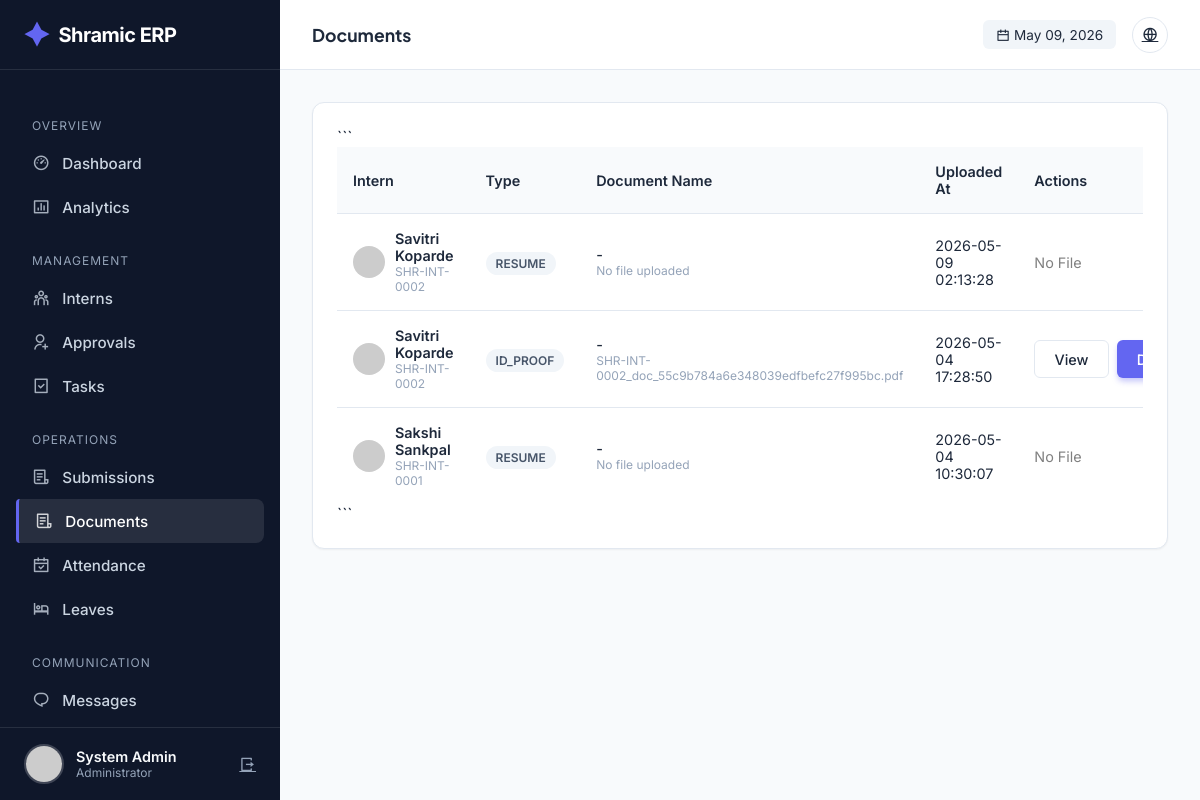
/admin/documents (signed in), run on an earlier commit of the app's database.
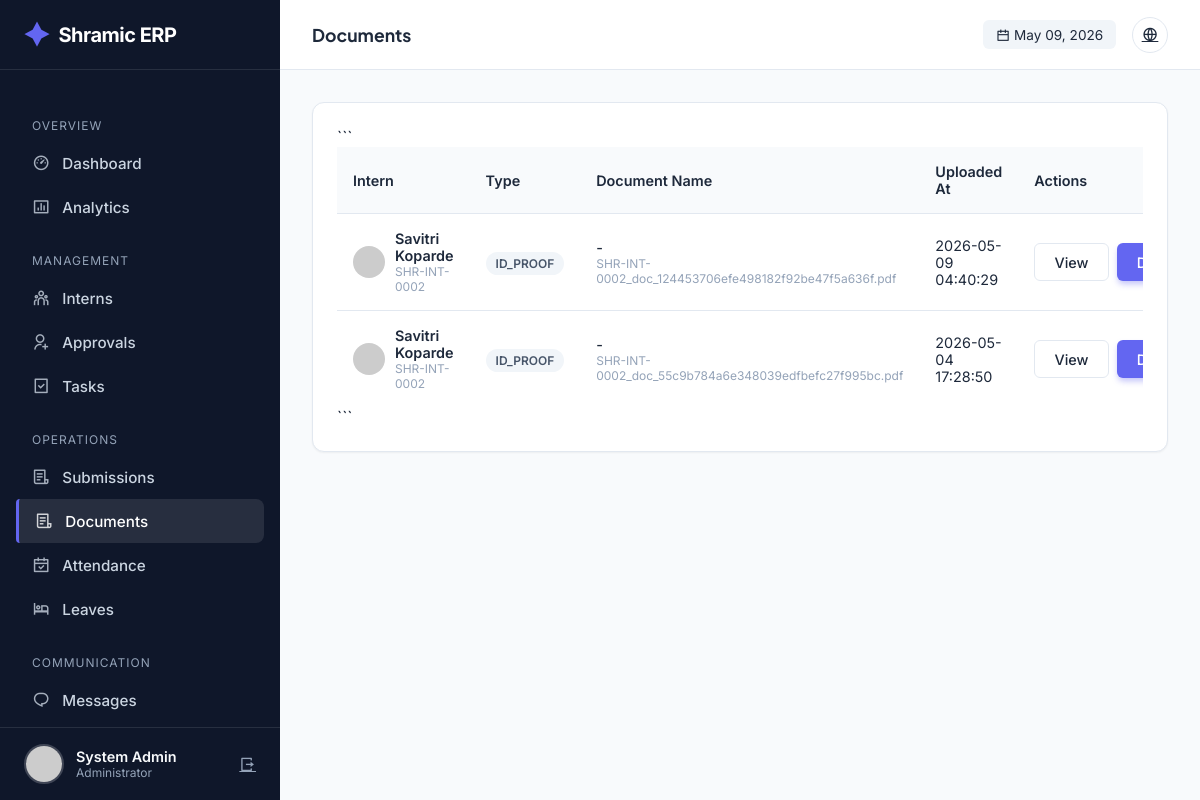
And on a later commit of the database.
### tables this page shows
CREATE TABLE users (
            id INTEGER PRIMARY KEY AUTOINCREMENT,
            intern_id TEXT UNIQUE,
            usn TEXT UNIQUE NOT NULL,
            full_name TEXT NOT NULL,
            phone TEXT NOT NULL,
            email TEXT UNIQUE NOT NULL,
            password_hash TEXT NOT NULL,
            role TEXT NOT NULL,
            photo_url TEXT,
            status TEXT DEFAULT 'PENDING',
            is_admin BOOLEAN DEFAULT 0,
            department TEXT,
            join_date DATE,
            emergency_contact TEXT,
            address TEXT,
            last_login TIMESTAMP,
            login_count INTEGER DEFAULT 0,
            created_at TIMESTAMP DEFAULT CURRENT_TIMESTAMP,
            updated_at TIMESTAMP DEFAULT CURRENT_TIMESTAMP
        );

CREATE TABLE document_verifications (
            id INTEGER PRIMARY KEY AUTOINCREMENT,
            user_id INTEGER,
            document_type TEXT NOT NULL,
            document_name TEXT,
            file_url TEXT,
            status TEXT DEFAULT 'PENDING',
            verified_by INTEGER,
            verified_at TIMESTAMP,
            rejection_reason TEXT,
            uploaded_at TIMESTAMP DEFAULT CURRENT_TIMESTAMP,
            FOREIGN KEY (user_id) REFERENCES users(id),
            FOREIGN KEY (verified_by) REFERENCES users(id)
        );

### app.py (the view)
@app.route('/admin/documents')
@login_required
@admin_required
def admin_documents():
    conn = get_db_connection()
    cur = conn.cursor()
    status_filter = request.args.get('status', 'PENDING')
    cur.execute("""
        SELECT dv.*, u.full_name, u.intern_id, u.photo_url
        FROM document_verifications dv
        JOIN users u ON dv.user_id = u.id
        WHERE dv.status = ?
        ORDER BY dv.uploaded_at DESC
    """, (status_filter,))
    documents = cur.fetchall()
    conn.close()
    return render_template(
        'admin/documents.html',
        documents=documents,
        current_status=status_filter
    )

### app.py (called while the page is built)
@app.before_request
def make_session_permanent():
    session.permanent = True
    app.permanent_session_lifetime = timedelta(days=365)
    if current_user.is_authenticated:
        try:
            conn = get_db_connection()
            cur = conn.cursor()
            current_timestamp = format_datetime(get_current_datetime())
            cur.execute("UPDATE users SET updated_at = ? WHERE id = ?",
                       (current_timestamp, current_user.id))
            conn.commit()
            conn.close()
        except:
            pass

def get_db_connection():
    conn = sqlite3.connect(DATABASE)
    conn.row_factory = sqlite3.Row
    return conn

def get_current_datetime():
    return datetime.now(TIMEZONE)

def format_datetime(dt, format_str='%Y-%m-%d %H:%M:%S'):
    if dt is None: return None
    if isinstance(dt, str): return dt
    return dt.strftime(format_str)

@login_manager.user_loader
def load_user(user_id):
    conn = get_db_connection()
    cur = conn.cursor()
    cur.execute("SELECT * FROM users WHERE id = ?", (user_id,))
    user_data = cur.fetchone()
    conn.close()
    return User(dict(user_data)) if user_data else None

def admin_required(f):
    @wraps(f)
    def decorated_function(*args, **kwargs):
        if not current_user.is_authenticated or not current_user.is_admin:
            flash('Access denied. Admin privileges required.', 'error')
            return redirect(url_for('index'))
        return f(*args, **kwargs)
    return decorated_function

@app.context_processor
def inject_globals():
    unread_count = 0
    if current_user.is_authenticated:
        try:
            conn = get_db_connection()
            cur = conn.cursor()
            cur.execute("""
                SELECT COUNT(*) as count
                FROM notifications
                WHERE user_id = ? AND is_read = 0
            """, (current_user.id,))
            unread_count = cur.fetchone()['count']
            conn.close()
        except:
            pass
    return {
        'now': get_current_datetime(),
        'app_name': 'Shramic ERP',
        'unread_notifications': unread_count
    }

### templates/admin/documents.html (shortened to what this page needs)
{% extends "admin/base.html" %}
{% block page_title %}Documents{% endblock %}
{% block content %}
<div class="card">
  <div class="table-container">
    <table>
      <thead>
        <tr>
          <th>Intern</th>
          <th>Type</th>
          <th>Document Name</th>
          <th>Uploaded At</th>
          <th>Actions</th>
        </tr>
      </thead>
  <tbody>
    {% for doc in documents %}
    <tr>
      <td>
        <div style="display: flex; align-items: center; gap: 10px">
          <img
            src="{{ url_for('static', filename='uploads/profiles/' + doc.photo_url) if doc.photo_url else 'https://ui-avatars.com/api/?name=' + doc.full_name }}"
            style="width: 32px; height: 32px; border-radius: 50%"
          />
          <div>
            <div style="font-weight: 600">{{ doc.full_name }}</div>
            <div style="font-size: 0.75rem; color: var(--text-light)">
              {{ doc.intern_id }}
            </div>
          </div>
        </div>
      </td>
      <td>
        <span class="badge badge-neutral">{{ doc.document_type }}</span>
      </td>
      <td>
        <div style="font-weight: 500">
          {{ doc.admin_comment or '-' }}
        </div>
        <div style="font-size: 0.75rem; color: var(--text-light)">
          {{ doc.file_url or 'No file uploaded' }}
        </div>
      </td>
      <td>{{ doc.uploaded_at }}</td>
      <td>
        <div style="display: flex; gap: 8px">
          {% if doc.file_url %}
            <a href="{{ url_for('serve_file', filename=doc.file_url) }}"
               target="_blank"
               class="btn btn-outline">
              View
            </a>
            <a href="{{ url_for('serve_file', filename=doc.file_url) }}"
               download
               class="btn btn-primary">
              Download
            </a>
          {% else %}
            <span style="color: gray;">No File</span>
          {% endif %}
        </div>
      </td>
    </tr>
    {% else %}
    <tr>
      <td colspan="5" style="text-align: center; padding: 3rem; color: var(--text-light)">
        No documents found.
      </td>
    </tr>
    {% endfor %}
  </tbody>
</table>
```
  </div>
</div>
{% endblock %}

### templates/admin/base.html (shortened to what this page needs)
<!doctype html>
<html lang="en">
  <head>
    <link
      href="https://cdn.jsdelivr.net/npm/remixicon@4.1.0/fonts/remixicon.css"
      rel="stylesheet"
    />
  </head>
  <body>
    <aside class="sidebar" id="sidebar">
      <a href="/" class="brand">
        <i class="ri-shining-2-fill"></i> Shramic ERP
      </a>
      <ul class="nav-menu">
        <li class="nav-label">Overview</li>
        <li>
          <a
            href="{{ url_for('admin_dashboard') }}"
            class="nav-link {% if request.endpoint == 'admin_dashboard' %}active{% endif %}"
            ><i class="ri-dashboard-3-line"></i> Dashboard</a
          >
        </li>
        <li>
          <a
            href="{{ url_for('admin_analytics') }}"
            class="nav-link {% if request.endpoint == 'admin_analytics' %}active{% endif %}"
            ><i class="ri-bar-chart-box-line"></i> Analytics</a
          >
        </li>
        <li class="nav-label">Management</li>
        <li>
          <a
            href="{{ url_for('admin_interns') }}"
            class="nav-link {% if request.endpoint == 'admin_interns' %}active{% endif %}"
            ><i class="ri-team-line"></i> Interns</a
          >
        </li>
        <li>
          <a
            href="{{ url_for('admin_approvals') }}"
            class="nav-link {% if request.endpoint == 'admin_approvals' %}active{% endif %}"
            ><i class="ri-user-add-line"></i> Approvals</a
          >
        </li>
        <li>
          <a
            href="{{ url_for('admin_tasks') }}"
            class="nav-link {% if request.endpoint == 'admin_tasks' %}active{% endif %}"
            ><i class="ri-task-line"></i> Tasks</a
          >
        </li>
        <li class="nav-label">Operations</li>
        <li>
          <a
            href="{{ url_for('admin_submissions') }}"
            class="nav-link {% if request.endpoint == 'admin_submissions' %}active{% endif %}"
            ><i class="ri-file-list-3-line"></i> Submissions</a
          >
        </li>
        <li>
  <a
    href="{{ url_for('admin_documents') }}"
    class="nav-link {% if request.endpoint == 'admin_documents' %}active{% endif %}"
  >
    <i class="ri-file-list-3-line"></i> Documents
  </a>
</li>
        <li>
          <a
            href="{{ url_for('admin_attendance') }}"
            class="nav-link {% if request.endpoint == 'admin_attendance' %}active{% endif %}"
            ><i class="ri-calendar-check-line"></i> Attendance</a
          >
        </li>
        <li>
          <a
            href="{{ url_for('admin_leaves') }}"
            class="nav-link {% if request.endpoint == 'admin_leaves' %}active{% endif %}"
            ><i class="ri-hotel-bed-line"></i> Leaves</a
          >
        </li>
        <li class="nav-label">Communication</li>
        <li>
          <a
            href="{{ url_for('admin_messages') }}"
            class="nav-link {% if request.endpoint == 'admin_messages' %}active{% endif %}"
            ><i class="ri-chat-1-line"></i> Messages</a
          >
        </li>
        <li>
          <a
            href="{{ url_for('admin_announcements') }}"
            class="nav-link {% if request.endpoint == 'admin_announcements' %}active{% endif %}"
            > Announcements</a
          >
        </li>
      </ul>
      <div class="user-profile">
        <img
          src="{{ url_for('static', filename='uploads/profiles/' + current_user.photo_url) if current_user.photo_url else 'https://ui-avatars.com/api/?name=Admin&background=random' }}"
          class="user-avatar"
          alt="Admin"
        />
        <div style="flex: 1; overflow: hidden">
          <div
            style="
              font-weight: 600;
              font-size: 0.9rem;
              white-space: nowrap;
              text-overflow: ellipsis;
            "
          >
            {{ current_user.full_name }}
          </div>
          <div style="font-size: 0.75rem; color: var(--text-light)">
            Administrator
          </div>
        </div>
        <a
          href="{{ url_for('logout') }}"
          title="Logout"
          style="color: var(--text-light)"
          ><i class="ri-logout-box-r-line"></i
        ></a>
      </div>
    </aside>
    <div class="main-wrapper">
      <header class="top-header">
        <div style="display: flex; align-items: center; gap: 1rem">
          <h2 class="page-title">
            {% block page_title %}Dashboard{% endblock %}
          </h2>
        </div>
        <div class="header-actions">
          <div
            style="
              font-size: 0.85rem;
              color: var(--text-secondary);
              background: #f1f5f9;
              padding: 0.4rem 0.8rem;
              border-radius: 6px;
            "
          >
            <i class="ri-calendar-line"></i> {{ now.strftime('%b %d, %Y') }}
          </div>
          <a href="{{ url_for('index') }}" class="btn-icon" title="View Site"
            ><i class="ri-global-line"></i
          ></a>
        </div>
      </header>
      <div class="content">
         {% block content %}{% endblock %}
      </div>
    </div>
  </body>
</html>

### templates/admin/base.html (style rules this page uses)
:root { --bg-body: #f8fafc; --bg-surface: #ffffff; --bg-sidebar: #0f172a; --primary: #6366f1; --primary-hover: #4f46e5; --secondary: #64748b; --text-main: #1e293b; --text-light: #94a3b8; --text-white: #f8fafc; --success: #10b981; --warning: #f59e0b; --danger: #ef4444; --border: #e2e8f0; --sidebar-width: 280px; --header-height: 70px; --shadow-sm: 0 1px 2px 0 rgb(0 0 0 / 0.05); --shadow-lg: 0 10px 15px -3px rgb(0 0 0 / 0.1), 0 4px 6px -4px rgb(0 0 0 / 0.1); --radius: 12px; }
* { margin: 0; padding: 0; box-sizing: border-box; }
body { font-family: "Inter", sans-serif; background-color: var(--bg-body); color: var(--text-main); display: flex; min-height: 100vh; }
h1, h2, h3, h4, h5 { font-family: "Plus Jakarta Sans", sans-serif; font-weight: 700; }
.sidebar { width: var(--sidebar-width); background: var(--bg-sidebar); color: var(--text-white); position: fixed; height: 100vh; display: flex; flex-direction: column; transition: transform 0.3s ease; z-index: 50; }
.brand { height: var(--header-height); display: flex; align-items: center; padding: 0 1.5rem; border-bottom: 1px solid rgba(255, 255, 255, 0.1); font-size: 1.25rem; font-weight: 700; letter-spacing: -0.5px; color: white; text-decoration: none; }
.brand i { color: var(--primary); margin-right: 10px; font-size: 1.5rem; }
.nav-menu { flex: 1; padding: 1.5rem 1rem; overflow-y: auto; list-style: none; }
.nav-label { font-size: 0.75rem; text-transform: uppercase; letter-spacing: 1px; color: var(--text-light); margin: 1.5rem 0 0.5rem 1rem; }
.nav-link { display: flex; align-items: center; gap: 12px; padding: 0.75rem 1rem; border-radius: 8px; color: #cbd5e1; text-decoration: none; transition: 0.2s; font-weight: 500; font-size: 0.95rem; }
.nav-link:hover, .nav-link.active { background: rgba(255, 255, 255, 0.1); color: white; }
.nav-link.active { border-left: 3px solid var(--primary); border-radius: 4px 8px 8px 4px; }
.nav-link i { font-size: 1.1rem; opacity: 0.8; }
.user-profile { padding: 1rem 1.5rem; border-top: 1px solid rgba(255, 255, 255, 0.1); display: flex; align-items: center; gap: 12px; }
.user-avatar { width: 40px; height: 40px; border-radius: 50%; object-fit: cover; border: 2px solid rgba(255, 255, 255, 0.2); }
.main-wrapper { flex: 1; margin-left: var(--sidebar-width); display: flex; flex-direction: column; width: calc(100% - var(--sidebar-width)); }
.top-header { height: var(--header-height); background: var(--bg-surface); border-bottom: 1px solid var(--border); display: flex; align-items: center; justify-content: space-between; padding: 0 2rem; position: sticky; top: 0; z-index: 40; }
.page-title { font-size: 1.1rem; color: var(--text-main); }
.header-actions { display: flex; align-items: center; gap: 1rem; }
.btn-icon { width: 36px; height: 36px; border-radius: 50%; border: 1px solid var(--border); display: flex; align-items: center; justify-content: center; color: var(--text-secondary); cursor: pointer; transition: 0.2s; background: white; }
.content { padding: 2rem; }
.card { background: var(--bg-surface); border: 1px solid var(--border); border-radius: var(--radius); padding: 1.5rem; box-shadow: var(--shadow-sm); position: relative; overflow: hidden; }
.btn { display: inline-flex; align-items: center; gap: 8px; padding: 0.6rem 1.2rem; border-radius: 6px; font-size: 0.9rem; font-weight: 500; text-decoration: none; cursor: pointer; transition: 0.2s; border: 1px solid transparent; }
.btn-primary { background: var(--primary); color: white; box-shadow: 0 4px 6px -1px rgba(99, 102, 241, 0.4); }
.btn-outline { background: white; border-color: var(--border); color: var(--text-main); }
.table-container { overflow-x: auto; }
table { width: 100%; border-collapse: collapse; font-size: 0.9rem; }
th { text-align: left; padding: 1rem; background: #f8fafc; color: var(--text-secondary); font-weight: 600; border-bottom: 1px solid var(--border); }
td { padding: 1rem; border-bottom: 1px solid var(--border); vertical-align: middle; }
tr:last-child td { border-bottom: none; }
.badge { padding: 4px 10px; border-radius: 20px; font-size: 0.75rem; font-weight: 600; text-transform: uppercase; }
.badge-neutral { background: #f1f5f9; color: #475569; }

What changed in the data, as far as the page shows it:
removed document_verifications: full_name "Savitri Koparde", intern_id "SHR-INT-0002", document_type "RESUME", admin_comment "-", file_url "No file uploaded", uploaded_at "2026-05-09 02:13:28", shows "No File"
removed document_verifications: full_name "Sakshi Sankpal", intern_id "SHR-INT-0001", document_type "RESUME", admin_comment "-", file_url "No file uploaded", uploaded_at "2026-05-04 10:30:07", shows "No File"
added document_verifications: full_name "Savitri Koparde", intern_id "SHR-INT-0002", document_type "ID_PROOF", admin_comment "-", file_url "SHR-INT-0002_doc_124453706efe498182f92be47f5a636f.pdf", uploaded_at "2026-05-09 04:40:29"
